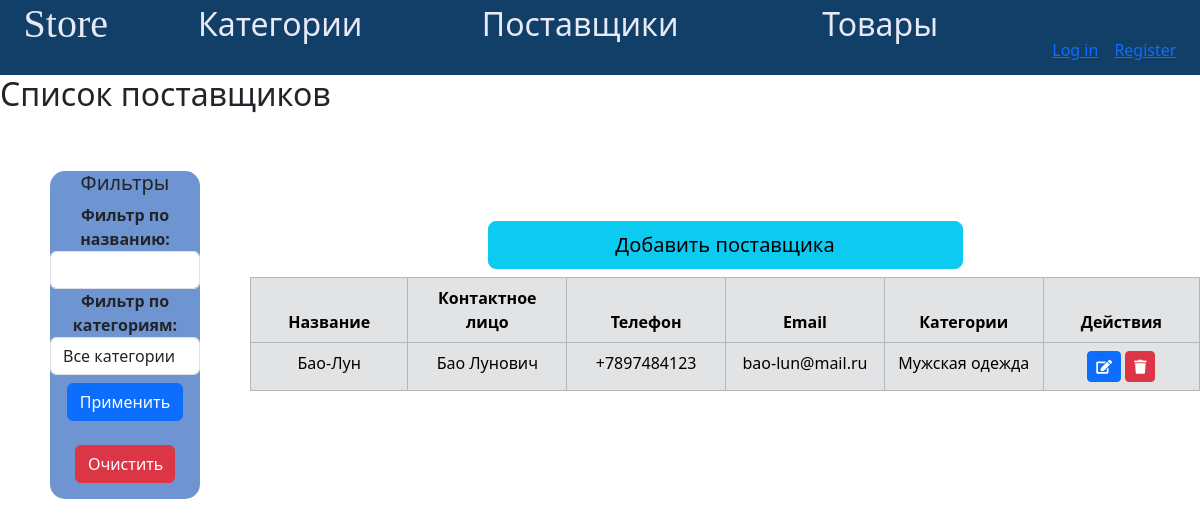
/providers_list/, run on an earlier commit of the app's database.
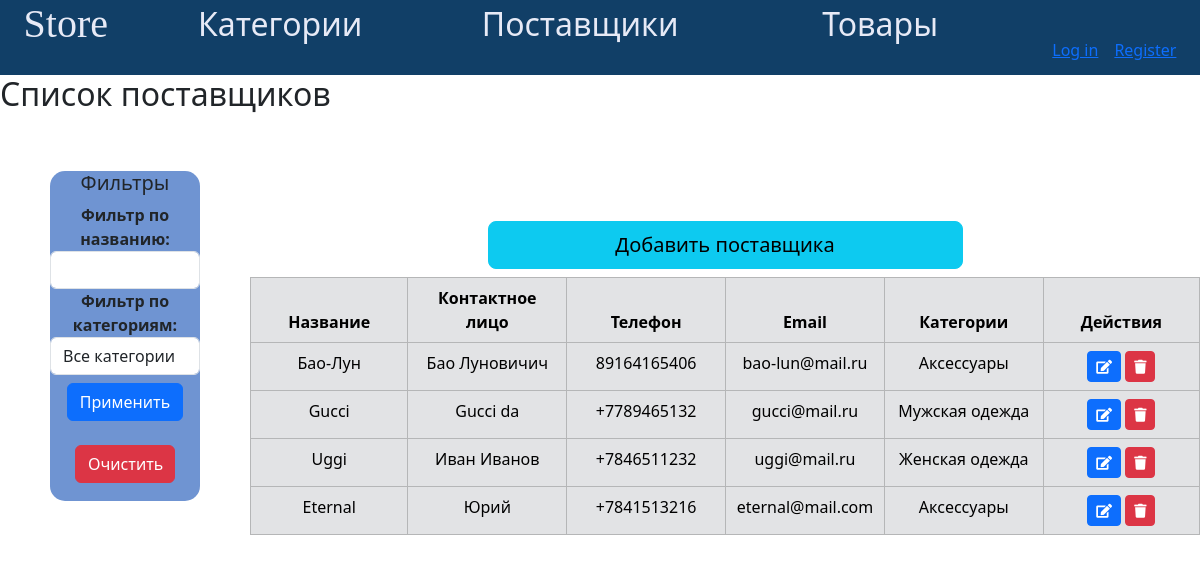
And on a later commit of the database.
### app_store/models.py (models this page shows, shortened)
class Provider(models.Model):
    name = models.CharField(max_length=50, verbose_name='поставщик')
    phone_number = models.CharField(max_length=11, verbose_name='телефон поставщика')
    email = models.EmailField(max_length=50, verbose_name='почта')
    contact_person = models.CharField(max_length=255, verbose_name='контактное лицо')
    categories = models.ManyToManyField(GoodCategory, verbose_name='категории')
    class Meta:
        db_table = 'providers'
        verbose_name = 'поставщик'
        verbose_name_plural = 'поставщики'

class GoodCategory(models.Model):
    name = models.CharField(verbose_name='категория товара', max_length=50,
                            db_index=True)
    class Meta:
        db_table = 'category'
        verbose_name = 'категория'
        verbose_name_plural = 'категории'
    def __str__(self):
        return f'{self.name}'

### app_store/views.py (the view, shortened to what this page needs)
# urls.py: path('providers_list/', ProviderListView.as_view(), name='providers_list'),
class ProviderListView(View):
    def get(self, request):
        providers = Provider.objects.all()
        categories = GoodCategory.objects.all()
        selected_category = request.GET.get('category')
        name_filter = request.GET.get('name')
        if 'clear_filters' in request.GET:
            selected_category = None
            name_filter = ''
        if selected_category:
            providers = providers.filter(categories__id=selected_category)
        if name_filter:
            providers = providers.filter(name__icontains=name_filter)
        form = ProviderForm()
        return render(request, 'app_store/providers_list.html', {
            'providers': providers,
            'form': form,
            'categories': categories,
            'selected_category': selected_category,
            'name_filter': name_filter,
        })

### app_store/forms.py
class ProviderForm(forms.ModelForm):
    class Meta:
        model = Provider
        fields = ['name', 'contact_person', 'phone_number', 'email', 'categories']

### app_store/templates/app_store/providers_list.html (shortened to what this page needs)
{% extends 'app_store/base.html' %}
{% load static %}
{% block links %}
  <link rel="stylesheet" type="text/css" href="{% static 'app_store/css/style1.css' %}">
  <link rel="stylesheet" href="https://cdn.jsdelivr.net/npm/bootstrap@5.3.2/dist/css/bootstrap.min.css">
  <link rel="stylesheet" href="https://cdnjs.cloudflare.com/ajax/libs/font-awesome/5.15.3/css/all.min.css">
{% endblock %}
{% block content %}
  <h2>Список поставщиков</h2>
  <div style="display: flex;">
    <div class="filterForm">
      <h5>Фильтры</h5>
       <form method="get">
        <div class="form-group">
          <label for="name-filter"><b>Фильтр по названию:</b></label>
          <input style="margin: 0 auto; width: 150px;" type="text" class="form-control" id="name-filter" name="name" value="{{ request.GET.name }}">
        </div>
        <div class="form-group">
          <label for="category-filter"><b>Фильтр по категориям:</b></label>
          <select style="margin: 0 auto; width: 150px;" class="form-control" id="category-filter" name="category">
            <option value="">Все категории</option>
          </select>
        </div>
          <button type="submit" class="btn btn-primary mt-2 mb-3">Применить</button>
         <button style="width: 100px;" class="btn btn-danger mt-2 mb-3" type="submit" name="clear_filters">Очистить</button>
      </form>
    </div>
    <div class="tableContainer">
      <div class="d-grid gap-2 col-6 mx-auto">
        <button type="button" class="btn btn-info btn-lg mb-2" data-bs-toggle="modal" data-bs-target="#addProviderModal">
      Добавить поставщика
      </button>
    </div>
    <table class="table table-secondary table-hover table-bordered text-center">
      <thead>
        <tr>
          <th>Название</th>
          <th>Контактное лицо</th>
          <th>Телефон</th>
          <th>Email</th>
          <th>Категории</th>
          <th>Действия</th>
        </tr>
      </thead>
      <tbody>
        {% for provider in providers %}
          <tr>
            <td>{{ provider.name }}</td>
            <td>{{ provider.contact_person }}</td>
            <td>{{ provider.phone_number }}</td>
            <td>{{ provider.email }}</td>
            <td>
                {% for category in provider.categories.all %}
                  {{ category.name }}{% if not forloop.last %}, {% endif %}
                {% endfor %}
            </td>
            <td>
             <button type="button" class="btn btn-primary btn-sm" onclick="location.href='{% url 'edit_provider' provider.id %}'">
              <i class="fas fa-edit"></i>
              </button>
              <form method="post" action="{% url 'delete_provider' provider.id %}" style="display: inline;">
                <button type="submit" class="btn btn-danger btn-sm">
                  <i class="fas fa-trash"></i></button>
              </form>
          </td>
          </tr>
        {% empty %}
          <tr>
            <td colspan="4">Нет поставщиков</td>
          </tr>
        {% endfor %}
      </tbody>
    </table>
  </div>
  </div>
{% endblock %}

What changed in the data, as far as the page shows it:
changed Provider "Бао-Лун": contact_person "Бао Лунович" → "Бао Луновичич"; phone_number "+7897484123" → "89164165406"; loses GoodCategory (name "Мужская одежда")
added GoodCategory: name "Аксессуары"
added Provider: name "Gucci", contact_person "Gucci da", phone_number "+7789465132", email "gucci@mail.ru", GoodCategory (name "Мужская одежда")
added Provider: name "Uggi", contact_person "Иван Иванов", phone_number "+7846511232", email "uggi@mail.ru"
added GoodCategory: name "Женская одежда", shown under "Uggi"
added Provider: name "Eternal", contact_person "Юрий", phone_number "+7841513216", email "eternal@mail.com"
